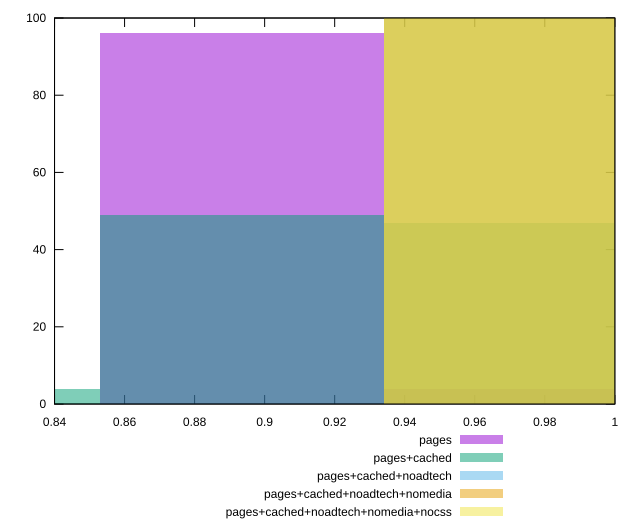

The script that saved this image:
reset

$pages <<EOF
0.8935706024555841 96
0.97480429358791 4
EOF

$pagesCached <<EOF
0.8935706024555841 49
0.8123369113232582 4
0.97480429358791 47
EOF

$pagesCachedNoadtech <<EOF
0.97480429358791 100
EOF

$pagesCachedNoadtechNomedia <<EOF
0.97480429358791 100
EOF

$pagesCachedNoadtechNomediaNocss <<EOF
0.97480429358791 100
EOF

set key outside below
set boxwidth 0.08123369113232583
set xrange [0.84:1]
set yrange [0:100]
set trange [0:100]
set style fill transparent solid 0.5 noborder
set terminal svg size 640, 530 enhanced background rgb 'white'
set output "report_00011_2021-02-09T10:53:21.242Z/bootup-time/comparison/histogram/all_score.svg"

plot $pages title "pages" with boxes, \
     $pagesCached title "pages+cached" with boxes, \
     $pagesCachedNoadtech title "pages+cached+noadtech" with boxes, \
     $pagesCachedNoadtechNomedia title "pages+cached+noadtech+nomedia" with boxes, \
     $pagesCachedNoadtechNomediaNocss title "pages+cached+noadtech+nomedia+nocss" with boxes

reset
